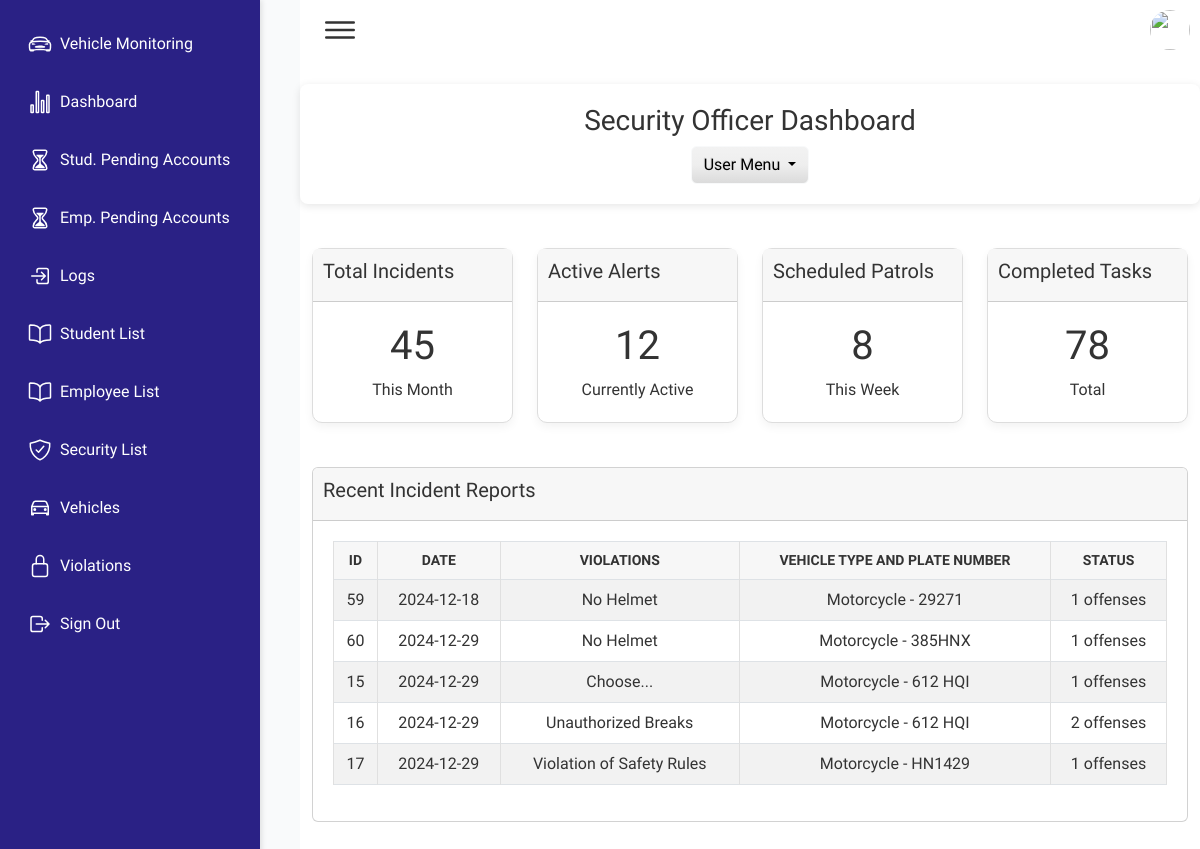
Screenshot of /security-dashboard (signed in) with the database file from the repository.
### qrapp/models.py (models this page shows, shortened)
class Violation(models.Model):
    username = models.CharField(max_length=50)
    first_name = models.CharField(max_length=50, blank=True, null=True)
    last_name = models.CharField(max_length=50, blank=True, null=True)
    student_id = models.CharField(max_length=20)
    vehicle_type = models.CharField(max_length=50)
    violations = models.CharField(max_length=255)
    date_created = models.DateTimeField(default=timezone.now)  # Field for the date of the violation
    offense_count = models.PositiveIntegerField(blank=True, null=True)  # Field for number of offenses

class EmployeeViolation(models.Model):
    employee_id = models.CharField(max_length=20)
    full_name = models.CharField(max_length=255, blank=True, null=True)  # Full name of the employee
    vehicle_type = models.CharField(max_length=50)
    violations = models.CharField(max_length=255)
    date_created = models.DateTimeField(default=timezone.now)  # Date of violation
    offense_count = models.PositiveIntegerField(blank=True, null=True)  # Number of offenses

### qrapp/views.py (the view)
# urls.py: path('security-dashboard', views.security_dashboard, name='security-dashboard'),  # AJAX endpoint
def security_dashboard(request):
    violations = Violation.objects.all()  # Get violations from Violation model
    employee_violations = EmployeeViolation.objects.all()  # Get violations from EmployeeViolation model
    all_violations = list(violations) + list(employee_violations)
    return render(request, 'qrapp/security-dashboard.html', {'violations': all_violations})

### qrapp/templates/qrapp/security-dashboard.html (shortened to what this page needs)
{% extends 'qrapp/base.html' %}
{% block content %}
<html lang="en">
<head>
</head>
<body>
    <header class="dashboard-header">
        <h1 class="h3">Security Officer Dashboard</h1>
        <div class="dropdown">
            <button class="btn btn-light dropdown-toggle" type="button" id="userMenu" data-bs-toggle="dropdown" aria-expanded="false">
                User Menu
            </button>
        </div>
    </header>
    <div class="container-fluid py-4">
        <div class="row">
            <div class="col-md-6 col-lg-3 mb-4">
                <div class="card dashboard-card">
                    <div class="card-header">
                        <h5 class="card-title">Total Incidents</h5>
                    </div>
                    <div class="card-body">
                        <h1>45</h1>
                        <p class="mb-0">This Month</p>
                    </div>
                </div>
            </div>
            <div class="col-md-6 col-lg-3 mb-4">
                <div class="card dashboard-card">
                    <div class="card-header">
                        <h5 class="card-title">Active Alerts</h5>
                    </div>
                    <div class="card-body">
                        <h1>12</h1>
                        <p class="mb-0">Currently Active</p>
                    </div>
                </div>
            </div>
            <div class="col-md-6 col-lg-3 mb-4">
                <div class="card dashboard-card">
                    <div class="card-header">
                        <h5 class="card-title">Scheduled Patrols</h5>
                    </div>
                    <div class="card-body">
                        <h1>8</h1>
                        <p class="mb-0">This Week</p>
                    </div>
                </div>
            </div>
            <div class="col-md-6 col-lg-3 mb-4">
                <div class="card dashboard-card">
                    <div class="card-header">
                        <h5 class="card-title">Completed Tasks</h5>
                    </div>
                    <div class="card-body">
                        <h1>78</h1>
                        <p class="mb-0">Total</p>
                    </div>
                </div>
            </div>
        </div>
        <div class="card">
            <div class="card-header" style="background-color: #f7f7f7; color: #333;">
                <h5 class="card-title">Recent Incident Reports</h5>
            </div>
            <div class="card-body">
                <div class="table-container">
                    <table class="table table-bordered table-striped">
                        <thead>
                            <tr>
                                <th>ID</th>
                                <th>Date</th>
                                <th>Violations</th>
                                <th>Vehicle Type and Plate Number</th>
                                <th>Status</th>
                            </tr>
                        </thead>
                        <tbody>
                            {% for violation in violations %}
                                <tr>
                                    <td>{{ violation.id }}</td>
                                    <td>{{ violation.date_created|date:"Y-m-d" }}</td>
                                    <td>{{ violation.violations }}</td>
                                    <td>
                                        {% if violation.vehicle_type %}
                                            {{ violation.vehicle_type }}
                                        {% else %}
                                            N/A
                                        {% endif %}
                                    </td>
                                    <td>
                                        {% if violation.offense_count %}
                                            {{ violation.offense_count }} offenses
                                        {% else %}
                                            First offense
                                        {% endif %}
                                    </td>
                                </tr>
                            {% empty %}
                                <tr>
                                    <td colspan="5" class="text-center">No recent violations</td>
                                </tr>
                            {% endfor %}
                        </tbody>
                    </table>
                </div>
            </div>
        </div>
    </div>
</body>
</html>
{% endblock %}

### static/css/style.css (style rules this page uses)
* { font-family: "Ubuntu", sans-serif; margin: 0; padding: 0; box-sizing: border-box; }
:root { --blue: #2a2185; --white: #fff; --gray: #f5f5f5; --black1: #222; --black2: #999; }
body { min-height: 100vh; overflow-x: hidden; }

### qrapp/templates/qrapp/security-dashboard.html (style rules this page uses)
body { background-color: #f9fafb; font-family: Arial, sans-serif; color: #333; }
.dashboard-header { background-color: #ffffff; color: #333; padding: 20px; text-align: center; border-radius: 8px; margin-bottom: 20px; box-shadow: 0 2px 8px rgba(0, 0, 0, 0.1); }
.dashboard-card { border: 1px solid #ddd; border-radius: 10px; background-color: #ffffff; color: #333; box-shadow: 0 4px 10px rgba(0, 0, 0, 0.05); margin-bottom: 20px; transition: transform 0.2s; }
.card-header { background-color: #f7f7f7; padding: 10px; border-top-left-radius: 10px; border-top-right-radius: 10px; }
.card-body { padding: 20px; text-align: center; }
.table { background-color: #ffffff; color: #333; border-radius: 8px; }
.table th, .table td { color: #333; border-color: #e0e0e0; }
.table thead th { background-color: #f7f7f7; text-transform: uppercase; font-size: 14px; font-weight: bold; }
.table-container { max-height: 400px; overflow-y: auto; }

### rows the page displays
Violation: id "59", date_created "2024-12-18", violations "No Helmet", vehicle_type "Motorcycle - 29271", offense_count "1"
Violation: id "60", date_created "2024-12-29", violations "No Helmet", vehicle_type "Motorcycle - 385HNX", offense_count "1"
EmployeeViolation: id "15", date_created "2024-12-29", violations "Choose...", vehicle_type "Motorcycle - 612 HQI", offense_count "1"
EmployeeViolation: id "16", date_created "2024-12-29", violations "Unauthorized Breaks", vehicle_type "Motorcycle - 612 HQI", offense_count "2"
EmployeeViolation: id "17", date_created "2024-12-29", violations "Violation of Safety Rules", vehicle_type "Motorcycle - HN1429", offense_count "1"
